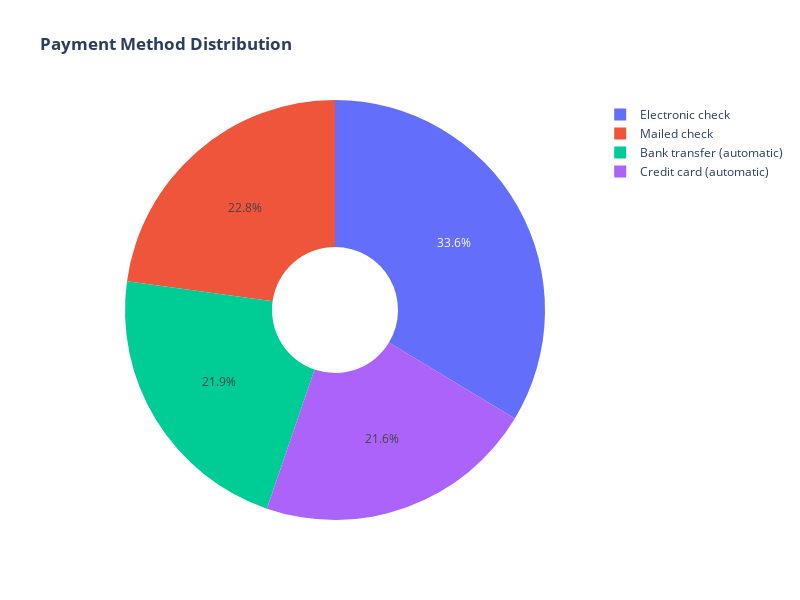

Notebook cell for this chart:
### Markdown cell above
* Approximately 75% of customer with Month-to-Month Contract opted to move out as compared to 13% of customrs with One Year Contract and 3% with Two Year Contract

### Code cell
labels = df['PaymentMethod'].unique()
values = df['PaymentMethod'].value_counts()

fig = go.Figure(data=[go.Pie(labels=labels, values=values, hole=.3)])
fig.update_layout(title_text="<b>Payment Method Distribution</b>", height=600, width=800)
fig.show()

### Figure 1 — Plotly figure (JSON) as saved in the notebook; plotly's stock layout.template omitted (floating-point values rounded to 4 significant figures)
{"data": [{"hole": 0.3, "labels": ["Electronic check", "Mailed check", "Bank transfer (automatic)", "Credit card (automatic)"], "type": "pie", "values": [2365, 1604, 1542, 1521]}], "layout": {"height": 600, "title": {"text": "<b>Payment Method Distribution</b>"}, "width": 800}}
